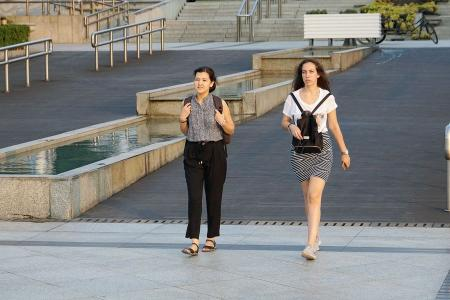
#> input picture test/test_opencv/data/pedestrian.jpg, 450 x 300 px
$ python detection.py
#> lines starting #> are read from the running program, lines starting #| are printed output that depends on the picture; after the words box and inside, x2 and y2 are one past the last pixel; in counts of white or black regions, pixels touching at a corner belong together
"""
Created by Alex Wang on 2018-03-15
"""
import cv2
import os

print(os.getcwd())  ##当前目录


def opencv_face_detect():
    """
    opencv haar cascade face detection
    :return:
    """
    i = 0
    img_path = os.path.join(os.getcwd(), 'data', 'running_man.jpg')
    img = cv2.imread(img_path)
    img_gray = cv2.cvtColor(img, cv2.COLOR_BGR2GRAY)
    face_cascade = cv2.CascadeClassifier('haarcascades/haarcascade_frontalface_alt.xml')
    eye_cascade = cv2.CascadeClassifier('haarcascades/haarcascade_eye.xml')
    print(dir(face_cascade))
    print(help(face_cascade.detectMultiScale))
    faces = face_cascade.detectMultiScale(img_gray, 1.1, 3)
    for (x, y, w, h) in faces:
        img = cv2.rectangle(img, (x, y), (x + w, y + h), color=(255, 0, 0), thickness=3)
        roi_gray = img_gray[y: y + h, x:x + w]
        roi_img = img[ y:y + h, x:x + w]
        eyes = eye_cascade.detectMultiScale(roi_gray)
        print(eyes)
        for (ex, ey, ew, eh) in eyes:
            cv2.rectangle(roi_img, (ex, ey), (ex + ew, ey + eh), color=(0, 0, 255), thickness=3)
        # cv2.imshow('img_' + str(i), roi_img.copy())
        # i += 1

    cv2.imshow('img', img)
    cv2.waitKey(0)
    cv2.destroyAllWindows()

def opencv_pedestrian_detect():
    """
    opencv hog + svm pedestrian detection
       实际上，在运用的时候，我们通常是选取一幅图像中的一个窗口来进行特征提取，依然以上述220X310大小图像为例，
       经过缩放处理后为216x304，但并不直接提取整个图像的HOG特征，而是用一个固定大小的窗口在图像上滑动，
       滑动的间隔为8个像素，opencv中默认的窗口大小为128x64（高128，宽64），即有(128÷8)x(64÷8)=16x8个cell，
       也即有15x7个block，这样一来一幅图像就可以取到(27-16)x(38-8)=11x30=330个窗口。现在提取每个窗口的HOG特征，
       则可得到105x36=3780维HOG特征向量。https://blog.csdn.net/hujingshuang/article/details/47337707/

       references:https://www.pyimagesearch.com/2015/11/09/pedestrian-detection-opencv/
    :return:
    """
    img = cv2.imread('data/pedestrian.jpg')
#> img is the input picture: shape (300, 450, 3); mean B, G, R 127.2, 129.6, 129.8
    print('shape of img',img.shape)
#| shape of img (300, 450, 3)
    # hog feature extraction  'HOGDescriptor', 'HOGDescriptor_DEFAULT_NLEVELS', 'HOGDescriptor_L2Hys', 'HOGDescriptor_getDaimlerPeopleDetector', 'HOGDescriptor_getDefaultPeopleDetector'
    print(help(cv2.HOGDescriptor))
    win_size = (64, 128)
    block_size = (16,16)
    block_stride = (8,8)
    cell_size = (8, 8)
    nbins = 9
    hog = cv2.HOGDescriptor(win_size, block_size, block_stride, cell_size, nbins)
    hog.setSVMDetector(cv2.HOGDescriptor_getDefaultPeopleDetector())
    locations, weights = hog.detectMultiScale(img, winStride=(4, 4), padding=(8, 8), scale=1.05)
#> locations = [[149, 56, 111, 222], [249, 29, 128, 255]]; weights = [3.04, 1.57]
    for location, weight in zip(locations, weights):
        (x, y, w, h) = location
        cv2.rectangle(img, (x, y), (x+ w, y + h), (255,0,0), 2)
        print(weight)
#> this loop made 2 passes
#> (weight, x, y, w, h) on passes 1 to 2: (3.04, 149, 56, 111, 222), (1.57, 249, 29, 128, 255)
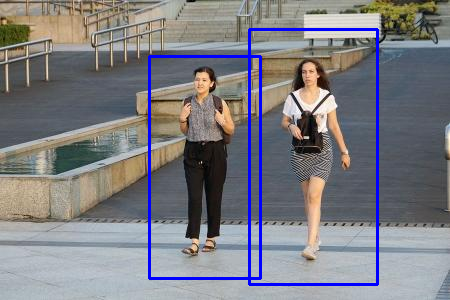
#> img: shape (300, 450, 3); 3.16% of pixels changed, all inside (x1, y1, x2, y2) = (148, 28, 379, 286)
    ## non_max_suppression : https://www.pyimagesearch.com/2015/11/09/pedestrian-detection-opencv/
    print(help(hog.detectMultiScale))

    cv2.imshow('pedestrian', img)
    cv2.waitKey(0)
    cv2.destroyAllWindows()

if __name__ == '__main__':
    # opencv_face_detect()
    opencv_pedestrian_detect()

$ run again, with test/test_opencv/data/dl.jpg copied over test/test_opencv/data/pedestrian.jpg
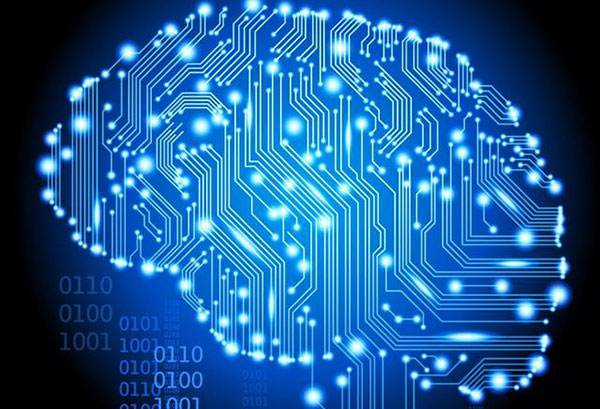
#> input picture test/test_opencv/data/dl.jpg, 600 x 409 px
#> in opencv_pedestrian_detect, img is the input picture: shape (409, 600, 3); mean B, G, R 148.7, 92.3, 32
#| shape of img (409, 600, 3)
#> locations = [[520, 250, 78, 155], [0, 173, 99, 199], [459, 123, 141, 286]]; weights = [1.1, 0.766, 0.441]
#> the loop in opencv_pedestrian_detect, `for location, weight in zip(locations, weights):` made 3 passes
#> (weight, x, y, w, h) on passes 1 to 3: (1.1, 520, 250, 78, 155), (0.766, 0, 173, 99, 199), (0.441, 459, 123, 141, 286)
#> after the loop in opencv_pedestrian_detect, `for location, weight in zip(locations, weights):`:
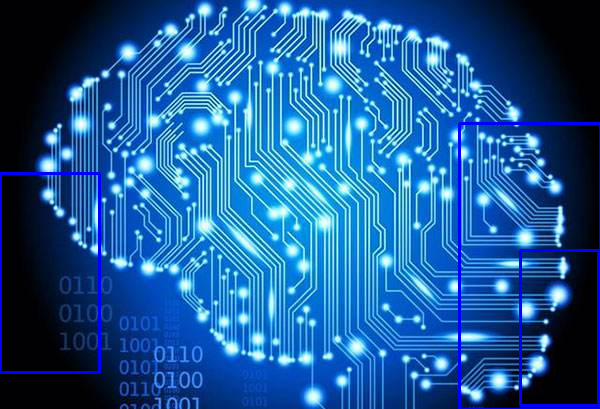
#> img: shape (409, 600, 3); 1.84% of pixels changed, all inside (x1, y1, x2, y2) = (0, 122, 600, 409)
